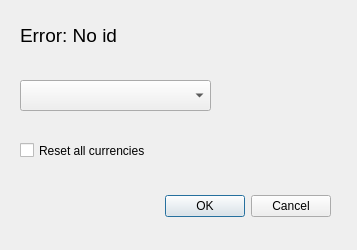
<?xml version="1.0" encoding="UTF-8"?>
<ui version="4.0">
 <class>FriendResetDialog</class>
 <widget class="QDialog" name="FriendResetDialog">
  <property name="geometry">
   <rect>
    <x>0</x>
    <y>0</y>
    <width>357</width>
    <height>250</height>
   </rect>
  </property>
  <property name="windowTitle">
   <string>Dialog</string>
  </property>
  <widget class="QDialogButtonBox" name="buttonBox">
   <property name="geometry">
    <rect>
     <x>70</x>
     <y>190</y>
     <width>261</width>
     <height>32</height>
    </rect>
   </property>
   <property name="orientation">
    <enum>Qt::Horizontal</enum>
   </property>
   <property name="standardButtons">
    <set>QDialogButtonBox::Cancel|QDialogButtonBox::Ok</set>
   </property>
  </widget>
  <widget class="QComboBox" name="currencySelector">
   <property name="geometry">
    <rect>
     <x>20</x>
     <y>80</y>
     <width>191</width>
     <height>31</height>
    </rect>
   </property>
  </widget>
  <widget class="QCheckBox" name="allCurrencyCheckBox">
   <property name="geometry">
    <rect>
     <x>20</x>
     <y>140</y>
     <width>221</width>
     <height>21</height>
    </rect>
   </property>
   <property name="toolTip">
    <string/>
   </property>
   <property name="text">
    <string>Reset all currencies</string>
   </property>
  </widget>
  <widget class="QLabel" name="label">
   <property name="geometry">
    <rect>
     <x>20</x>
     <y>20</y>
     <width>361</width>
     <height>31</height>
    </rect>
   </property>
   <property name="font">
    <font>
     <pointsize>14</pointsize>
    </font>
   </property>
   <property name="text">
    <string>Error: No id</string>
   </property>
  </widget>
 </widget>
 <resources/>
 <connections>
  <connection>
   <sender>buttonBox</sender>
   <signal>accepted()</signal>
   <receiver>FriendResetDialog</receiver>
   <slot>accept()</slot>
   <hints>
    <hint type="sourcelabel">
     <x>248</x>
     <y>254</y>
    </hint>
    <hint type="destinationlabel">
     <x>157</x>
     <y>274</y>
    </hint>
   </hints>
  </connection>
  <connection>
   <sender>buttonBox</sender>
   <signal>rejected()</signal>
   <receiver>FriendResetDialog</receiver>
   <slot>reject()</slot>
   <hints>
    <hint type="sourcelabel">
     <x>316</x>
     <y>260</y>
    </hint>
    <hint type="destinationlabel">
     <x>286</x>
     <y>274</y>
    </hint>
   </hints>
  </connection>
 </connections>
</ui>
